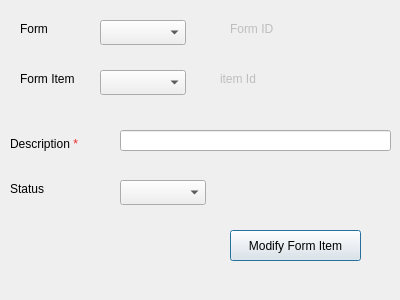
<?xml version="1.0" encoding="UTF-8"?>
<ui version="4.0">
    <class>Dialog</class>
    <widget class="QDialog" name="Dialog">
        <property name="geometry">
            <rect>
                <x>0</x>
                <y>0</y>
                <width>400</width>
                <height>300</height>
            </rect>
        </property>
        <property name="windowTitle">
            <string>Dialog</string>
        </property>
        <widget class="QComboBox" name="CMB_formItemStatus">
            <property name="geometry">
                <rect>
                    <x>120</x>
                    <y>180</y>
                    <width>86</width>
                    <height>25</height>
                </rect>
            </property>
        </widget>
        <widget class="QPushButton" name="BTN_modifyFormItem">
            <property name="geometry">
                <rect>
                    <x>230</x>
                    <y>230</y>
                    <width>131</width>
                    <height>31</height>
                </rect>
            </property>
            <property name="text">
                <string>Modify Form Item</string>
            </property>
        </widget>
        <widget class="QComboBox" name="CMB_formName">
            <property name="enabled">
                <bool>true</bool>
            </property>
            <property name="geometry">
                <rect>
                    <x>100</x>
                    <y>20</y>
                    <width>86</width>
                    <height>25</height>
                </rect>
            </property>
        </widget>
        <widget class="QLabel" name="label_2">
            <property name="geometry">
                <rect>
                    <x>20</x>
                    <y>20</y>
                    <width>67</width>
                    <height>17</height>
                </rect>
            </property>
            <property name="text">
                <string>Form</string>
            </property>
        </widget>
        <widget class="QLabel" name="label_3">
            <property name="geometry">
                <rect>
                    <x>10</x>
                    <y>180</y>
                    <width>67</width>
                    <height>17</height>
                </rect>
            </property>
            <property name="text">
                <string>Status</string>
            </property>
        </widget>
        <widget class="QLabel" name="LB_formID">
            <property name="enabled">
                <bool>false</bool>
            </property>
            <property name="geometry">
                <rect>
                    <x>230</x>
                    <y>20</y>
                    <width>141</width>
                    <height>17</height>
                </rect>
            </property>
            <property name="frameShape">
                <enum>QFrame::NoFrame</enum>
            </property>
            <property name="text">
                <string>Form ID</string>
            </property>
        </widget>
        <widget class="QLineEdit" name="LE_desc">
            <property name="geometry">
                <rect>
                    <x>120</x>
                    <y>130</y>
                    <width>271</width>
                    <height>21</height>
                </rect>
            </property>
        </widget>
        <widget class="QLabel" name="LB_formItemID">
            <property name="enabled">
                <bool>false</bool>
            </property>
            <property name="geometry">
                <rect>
                    <x>220</x>
                    <y>70</y>
                    <width>141</width>
                    <height>17</height>
                </rect>
            </property>
            <property name="frameShape">
                <enum>QFrame::NoFrame</enum>
            </property>
            <property name="text">
                <string>item Id</string>
            </property>
        </widget>
        <widget class="QLabel" name="label_5">
            <property name="geometry">
                <rect>
                    <x>20</x>
                    <y>70</y>
                    <width>71</width>
                    <height>17</height>
                </rect>
            </property>
            <property name="text">
                <string>Form Item</string>
            </property>
        </widget>
        <widget class="QComboBox" name="CMB_formItemName">
            <property name="geometry">
                <rect>
                    <x>100</x>
                    <y>70</y>
                    <width>86</width>
                    <height>25</height>
                </rect>
            </property>
        </widget>
        <widget class="QLabel" name="label_4">
            <property name="geometry">
                <rect>
                    <x>10</x>
                    <y>130</y>
                    <width>99</width>
                    <height>29</height>
                </rect>
            </property>
            <property name="text">
                <string>&lt;html&gt;&lt;head/&gt;&lt;body&gt;&lt;p&gt;Description &lt;span style=&quot; color:#ef2929;&quot;&gt;*&lt;/span&gt;&lt;/p&gt;&lt;/body&gt;&lt;/html&gt;</string>
            </property>
        </widget>
    </widget>
    <resources/>
    <connections/>
</ui>
